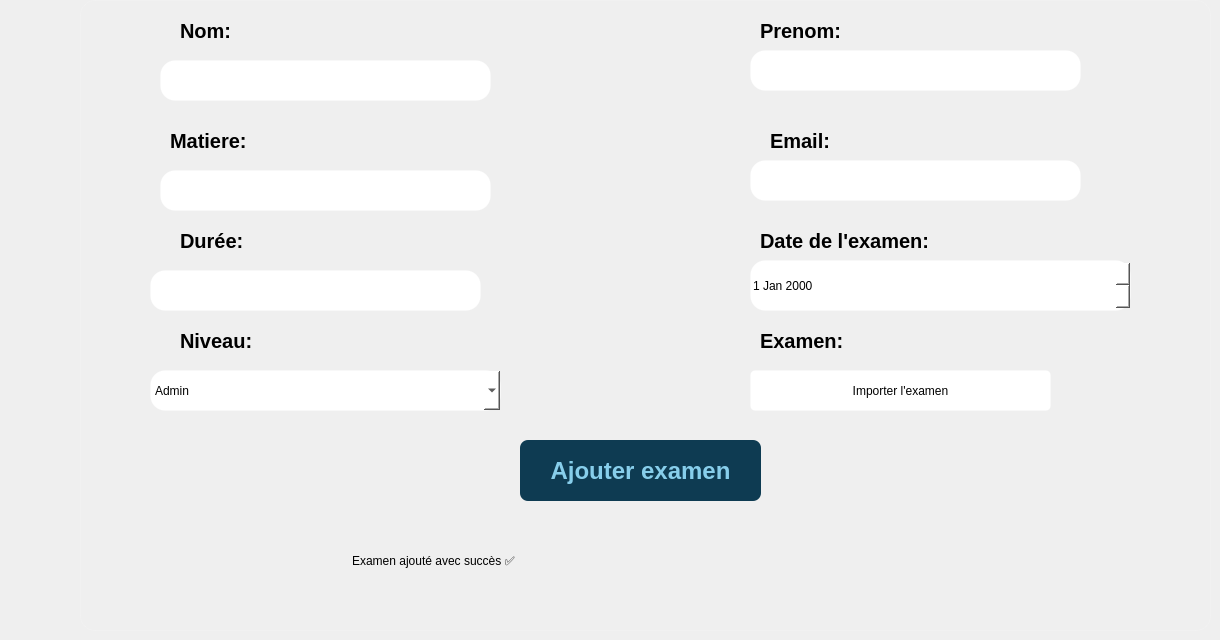
      <widget class="QWidget" name="ModifierExams">
       <widget class="QFrame" name="frame_5">
        <property name="geometry">
         <rect>
          <x>80</x>
          <y>0</y>
          <width>1131</width>
          <height>631</height>
         </rect>
        </property>
        <property name="styleSheet">
         <string notr="true">background: qradialgradient(spread:pad, cx:0.5, cy:0.5, radius:1,
                                stop:0 rgba(255, 255, 255, 100),
                                stop:1 rgba(255, 255, 255, 20));
border-radius: 15px;
    border: 1px solid rgba(255, 255, 255, 30);</string>
        </property>
        <property name="frameShape">
         <enum>QFrame::Shape::StyledPanel</enum>
        </property>
        <property name="frameShadow">
         <enum>QFrame::Shadow::Raised</enum>
        </property>
        <widget class="QLabel" name="label_57">
         <property name="geometry">
          <rect>
           <x>100</x>
           <y>20</y>
           <width>111</width>
           <height>21</height>
          </rect>
         </property>
         <property name="styleSheet">
          <string notr="true">color: black;
font-size: 20px;
font-weight: 500;
font: 14pt &quot;Titillium Web&quot;;
background: transparent;
border: 0px;</string>
         </property>
         <property name="text">
          <string>Nom:</string>
         </property>
        </widget>
        <widget class="QLineEdit" name="nomInputE_2">
         <property name="geometry">
          <rect>
           <x>80</x>
           <y>60</y>
           <width>331</width>
           <height>41</height>
          </rect>
         </property>
         <property name="styleSheet">
          <string notr="true">border-radius: 15px;
background-color: white;
font-size: 14px;</string>
         </property>
         <property name="text">
          <string/>
         </property>
        </widget>
        <widget class="QLabel" name="label_58">
         <property name="geometry">
          <rect>
           <x>90</x>
           <y>130</y>
           <width>111</width>
           <height>21</height>
          </rect>
         </property>
         <property name="styleSheet">
          <string notr="true">color: black;
font-size: 20px;
font-weight: 500;
font: 14pt &quot;Titillium Web&quot;;
background: transparent;
border: 0px;</string>
         </property>
         <property name="text">
          <string>Matiere:</string>
         </property>
        </widget>
        <widget class="QLineEdit" name="matiereInput_2">
         <property name="geometry">
          <rect>
           <x>80</x>
           <y>170</y>
           <width>331</width>
           <height>41</height>
          </rect>
         </property>
         <property name="styleSheet">
          <string notr="true">border-radius: 15px;
background-color: white;
font-size: 14px;</string>
         </property>
         <property name="text">
          <string/>
         </property>
        </widget>
        <widget class="QLabel" name="label_59">
         <property name="geometry">
          <rect>
           <x>100</x>
           <y>230</y>
           <width>111</width>
           <height>21</height>
          </rect>
         </property>
         <property name="styleSheet">
          <string notr="true">color: black;
font-size: 20px;
font-weight: 500;
font: 14pt &quot;Titillium Web&quot;;
background: transparent;
border: 0px;</string>
         </property>
         <property name="text">
          <string>Durée:</string>
         </property>
        </widget>
        <widget class="QLineEdit" name="dureeInputE_2">
         <property name="geometry">
          <rect>
           <x>70</x>
           <y>270</y>
           <width>331</width>
           <height>41</height>
          </rect>
         </property>
         <property name="styleSheet">
          <string notr="true">border-radius: 15px;
background-color: white;
font-size: 14px;</string>
         </property>
         <property name="text">
          <string/>
         </property>
        </widget>
        <widget class="QLabel" name="label_60">
         <property name="geometry">
          <rect>
           <x>100</x>
           <y>330</y>
           <width>111</width>
           <height>21</height>
          </rect>
         </property>
         <property name="styleSheet">
          <string notr="true">color: black;
font-size: 20px;
font-weight: 500;
font: 14pt &quot;Titillium Web&quot;;
background: transparent;
border: 0px;</string>
         </property>
         <property name="text">
          <string>Niveau:</string>
         </property>
        </widget>
        <widget class="QComboBox" name="niveauInputE_2">
         <property name="geometry">
          <rect>
           <x>70</x>
           <y>370</y>
           <width>351</width>
           <height>41</height>
          </rect>
         </property>
         <property name="styleSheet">
          <string notr="true">background-color: rgb(255, 255, 255);
color: black;</string>
         </property>
         <item>
          <property name="text">
           <string>Admin</string>
          </property>
         </item>
         <item>
          <property name="text">
           <string>Professeur</string>
          </property>
         </item>
         <item>
          <property name="text">
           <string>Livreur</string>
          </property>
         </item>
        </widget>
        <widget class="QLabel" name="label_61">
         <property name="geometry">
          <rect>
           <x>680</x>
           <y>20</y>
           <width>111</width>
           <height>21</height>
          </rect>
         </property>
         <property name="styleSheet">
          <string notr="true">color: black;
font-size: 20px;
font-weight: 500;
font: 14pt &quot;Titillium Web&quot;;
background: transparent;
border: 0px;</string>
         </property>
         <property name="text">
          <string>Prenom:</string>
         </property>
        </widget>
        <widget class="QLineEdit" name="prenomInputE_2">
         <property name="geometry">
          <rect>
           <x>670</x>
           <y>50</y>
           <width>331</width>
           <height>41</height>
          </rect>
         </property>
         <property name="styleSheet">
          <string notr="true">border-radius: 15px;
background-color: white;
font-size: 14px;</string>
         </property>
         <property name="text">
          <string/>
         </property>
        </widget>
        <widget class="QLineEdit" name="emailInputE_2">
         <property name="geometry">
          <rect>
           <x>670</x>
           <y>160</y>
           <width>331</width>
           <height>41</height>
          </rect>
         </property>
         <property name="styleSheet">
          <string notr="true">border-radius: 15px;
background-color: white;
font-size: 14px;</string>
         </property>
         <property name="text">
          <string/>
         </property>
        </widget>
        <widget class="QLabel" name="label_62">
         <property name="geometry">
          <rect>
           <x>690</x>
           <y>130</y>
           <width>111</width>
           <height>21</height>
          </rect>
         </property>
         <property name="styleSheet">
          <string notr="true">color: black;
font-size: 20px;
font-weight: 500;
font: 14pt &quot;Titillium Web&quot;;
background: transparent;
border: 0px;</string>
         </property>
         <property name="text">
          <string>Email:</string>
         </property>
        </widget>
        <widget class="QLabel" name="label_63">
         <property name="geometry">
          <rect>
           <x>680</x>
           <y>230</y>
           <width>191</width>
           <height>21</height>
          </rect>
         </property>
         <property name="styleSheet">
          <string notr="true">color: black;
font-size: 20px;
font-weight: 500;
font: 14pt &quot;Titillium Web&quot;;
background: transparent;
border: 0px;</string>
         </property>
         <property name="text">
          <string>Date de l'examen:</string>
         </property>
        </widget>
        <widget class="QDateEdit" name="dateInputE_2">
         <property name="geometry">
          <rect>
           <x>670</x>
           <y>260</y>
           <width>381</width>
           <height>51</height>
          </rect>
         </property>
         <property name="styleSheet">
          <string notr="true">color: black;
background-color: white</string>
         </property>
        </widget>
        <widget class="QLabel" name="label_64">
         <property name="geometry">
          <rect>
           <x>680</x>
           <y>330</y>
           <width>111</width>
           <height>21</height>
          </rect>
         </property>
         <property name="styleSheet">
          <string notr="true">color: black;
font-size: 20px;
font-weight: 500;
font: 14pt &quot;Titillium Web&quot;;
background: transparent;
border: 0px;</string>
         </property>
         <property name="text">
          <string>Examen:</string>
         </property>
        </widget>
        <widget class="QPushButton" name="examenInput_2">
         <property name="geometry">
          <rect>
           <x>670</x>
           <y>370</y>
           <width>301</width>
           <height>41</height>
          </rect>
         </property>
         <property name="styleSheet">
          <string notr="true">background-color: white;
border-radius: 5px;</string>
         </property>
         <property name="text">
          <string>Importer l'examen</string>
         </property>
        </widget>
        <widget class="QPushButton" name="ajouterEmp_10">
         <property name="geometry">
          <rect>
           <x>440</x>
           <y>440</y>
           <width>241</width>
           <height>61</height>
          </rect>
         </property>
         <property name="styleSheet">
          <string notr="true">background: #0E3B52;  
    border: none;  
    color: skyblue;  
    font-weight: bold; 
    font-size: 24px; 
    padding: 7px 15px;
    border-radius: 8px;  </string>
         </property>
         <property name="text">
          <string>Ajouter examen</string>
         </property>
        </widget>
        <widget class="QLineEdit" name="MessageForme_8">
         <property name="geometry">
          <rect>
           <x>270</x>
           <y>520</y>
           <width>621</width>
           <height>81</height>
          </rect>
         </property>
         <property name="styleSheet">
          <string notr="true">background: transparent;
font: 600 22pt &quot;Segoe UI&quot;;
border: 0px;</string>
         </property>
         <property name="text">
          <string>Examen ajouté avec succès ✅</string>
         </property>
        </widget>
       </widget>
      </widget>
